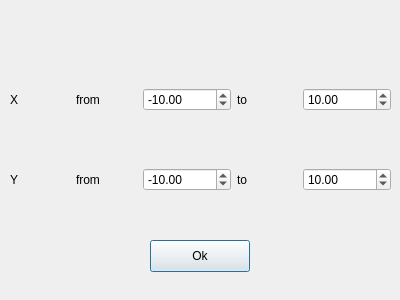
<?xml version="1.0" encoding="UTF-8"?>
<ui version="4.0">
 <class>InputGraphBound</class>
 <widget class="QDialog" name="InputGraphBound">
  <property name="geometry">
   <rect>
    <x>0</x>
    <y>0</y>
    <width>400</width>
    <height>300</height>
   </rect>
  </property>
  <property name="windowTitle">
   <string>Dialog</string>
  </property>
  <widget class="QWidget" name="horizontalLayoutWidget">
   <property name="geometry">
    <rect>
     <x>10</x>
     <y>60</y>
     <width>381</width>
     <height>80</height>
    </rect>
   </property>
   <layout class="QHBoxLayout" name="horizontalLayout">
    <item>
     <widget class="QLabel" name="labelX">
      <property name="text">
       <string>X</string>
      </property>
     </widget>
    </item>
    <item>
     <widget class="QLabel" name="labelXFrom">
      <property name="text">
       <string>from</string>
      </property>
     </widget>
    </item>
    <item>
     <widget class="QDoubleSpinBox" name="spinBoxXMin">
      <property name="minimum">
       <double>-1000000.000000000000000</double>
      </property>
      <property name="maximum">
       <double>1000000.000000000000000</double>
      </property>
      <property name="value">
       <double>-10.000000000000000</double>
      </property>
     </widget>
    </item>
    <item>
     <widget class="QLabel" name="labelXTo">
      <property name="text">
       <string>to</string>
      </property>
     </widget>
    </item>
    <item>
     <widget class="QDoubleSpinBox" name="spinBoxXMax">
      <property name="minimum">
       <double>-1000000.000000000000000</double>
      </property>
      <property name="maximum">
       <double>1000000.000000000000000</double>
      </property>
      <property name="value">
       <double>10.000000000000000</double>
      </property>
     </widget>
    </item>
   </layout>
  </widget>
  <widget class="QWidget" name="horizontalLayoutWidget_2">
   <property name="geometry">
    <rect>
     <x>10</x>
     <y>140</y>
     <width>381</width>
     <height>80</height>
    </rect>
   </property>
   <layout class="QHBoxLayout" name="horizontalLayout_2">
    <item>
     <widget class="QLabel" name="labelY">
      <property name="text">
       <string>Y</string>
      </property>
     </widget>
    </item>
    <item>
     <widget class="QLabel" name="labelYFrom">
      <property name="text">
       <string>from</string>
      </property>
     </widget>
    </item>
    <item>
     <widget class="QDoubleSpinBox" name="spinBoxYMin">
      <property name="minimum">
       <double>-1000000.000000000000000</double>
      </property>
      <property name="maximum">
       <double>1000000.000000000000000</double>
      </property>
      <property name="value">
       <double>-10.000000000000000</double>
      </property>
     </widget>
    </item>
    <item>
     <widget class="QLabel" name="labelYTo">
      <property name="text">
       <string>to</string>
      </property>
     </widget>
    </item>
    <item>
     <widget class="QDoubleSpinBox" name="spinBoxYMax">
      <property name="minimum">
       <double>-1000000.000000000000000</double>
      </property>
      <property name="maximum">
       <double>1000000.000000000000000</double>
      </property>
      <property name="value">
       <double>10.000000000000000</double>
      </property>
     </widget>
    </item>
   </layout>
  </widget>
  <widget class="QPushButton" name="pushButtonOk">
   <property name="geometry">
    <rect>
     <x>150</x>
     <y>240</y>
     <width>100</width>
     <height>32</height>
    </rect>
   </property>
   <property name="text">
    <string>Ok</string>
   </property>
  </widget>
 </widget>
 <resources/>
 <connections/>
</ui>
